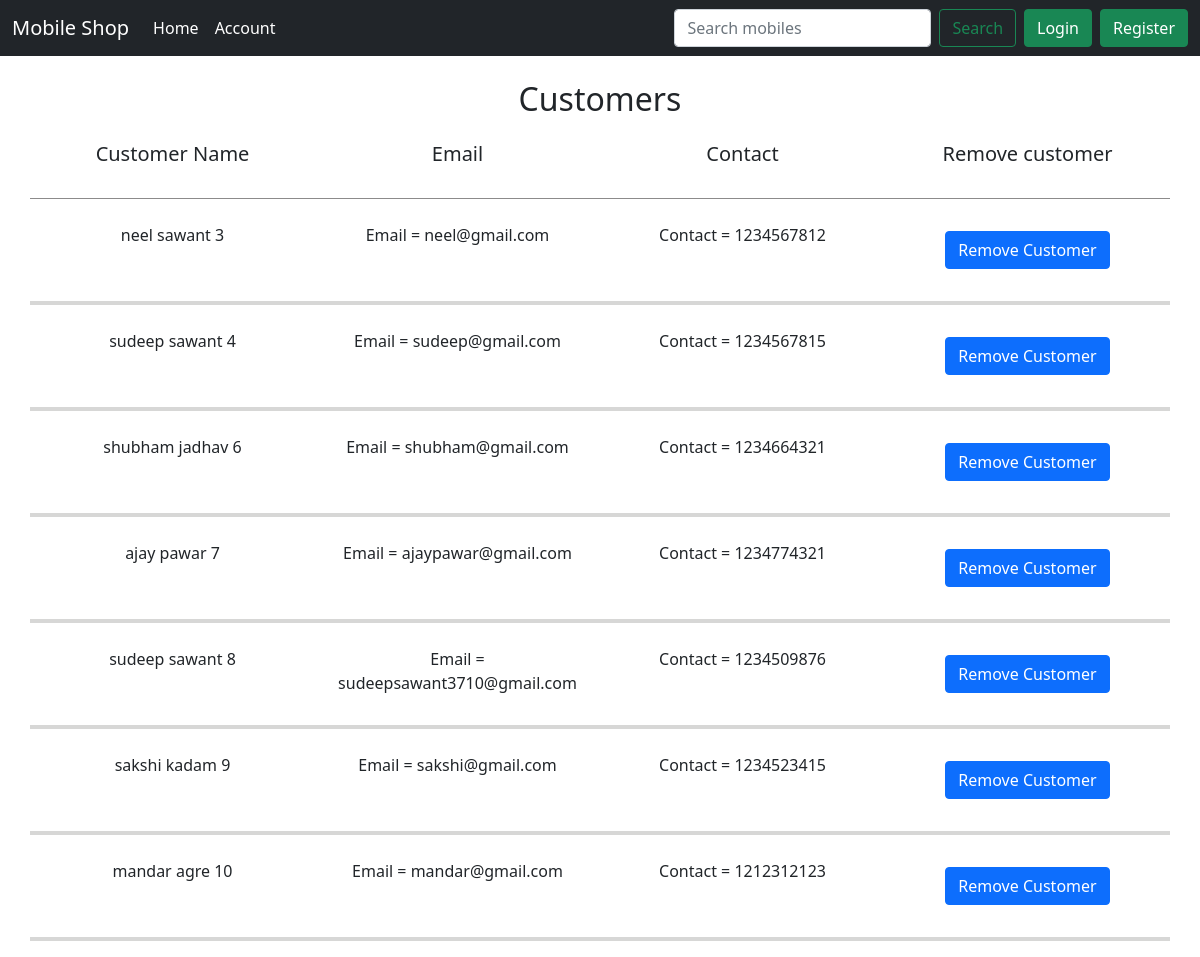
The page /customers/0/ on the database its author committed.
### home/models.py (models this page shows, shortened)
class User(AbstractBaseUser, PermissionsMixin):
    id = models.AutoField(primary_key=True)
    email = models.EmailField(_('email address'), unique=True, max_length=150)
    user_name = models.CharField(max_length=15, unique=True)
    first_name = models.CharField(max_length=150, null=False, blank=False)
    last_name = models.CharField(max_length=150, null=True, blank=True)
    joinedOn = models.DateTimeField(default=timezone.now)
    contact = models.CharField(max_length=10, unique=True)
    is_staff = models.BooleanField(default=False)
    is_active = models.BooleanField(default=True)
    objects = CustomAccountManager()
    USERNAME_FIELD = 'email'
    REQUIRED_FIELDS = ['user_name', 'first_name']

### adminapp/views.py (the view)
# urls.py: path('customers/<int:id>/', views.customers, name='customers'),
def customers(request, **kwargs):
    customers = User.objects.filter(~Q(email='admin@gmail.com')).values()
    address_list=[]
    context = {
        'id':kwargs['id'],
        'customers':customers,
    }
    return render(request, 'adminapp/customers.html', context)

### adminapp/templates/adminapp/customers.html (shortened to what this page needs)
{% extends 'home/layout.html' %}
{% load static %}
{% block content %}
<div class="container my-3">
    <div class="my-4"><center><h2>Customers</h2></center></div>
    <div class="row g-4 text-center ">
        <div class="col-3 text-center">
            <h5>Customer Name</h5>
        </div>
        <div class="col-3 text-center">
            <h5>Email</h5>
        </div>
        <div class="col-3 text-center">
            <h5>Contact </h5>
        </div>
        <div class="col-3 text-center">
            <h5>Remove customer </h5>
        </div>
        <div class="orders-divider"></div>
        {% for customer in customers%}
        <div class="col-3">
            <div>{{customer.first_name}} {{customer.last_name}} {{customer.id}}</div>
        </div>
        <div class="col-3">
            <div>Email = {{customer.email}}</div>
        </div>
        <div class="col-3">
            <div>Contact = {{customer.contact}}</div>
        </div>
        <div class="col-3">
            <form action="{% url 'remove_customer' id %}" method="post">
                <button type="submit" class="btn btn-primary m-2">Remove Customer</button>
            </form>
        </div>
        <div style="height:4px; background-color: rgb(59, 55, 50,0.2);">
        </div>
        {% endfor %}
    </div>
</div>
{% endblock %}

### static/assets/css/style.css (style rules this page uses)
.orders-divider { border-bottom: 1px solid #8c8b8b; size: 40px; }

### rows shown on the page
User: first_name "neel", last_name "sawant", id "3", email "neel@gmail.com", contact "1234567812"
User: first_name "sudeep", last_name "sawant", id "4", email "sudeep@gmail.com", contact "1234567815"
User: first_name "shubham", last_name "jadhav", id "6", email "shubham@gmail.com", contact "1234664321"
User: first_name "ajay", last_name "pawar", id "7", email "ajaypawar@gmail.com", contact "1234774321"
User: first_name "sudeep", last_name "sawant", id "8", email "sudeepsawant3710@gmail.com", contact "1234509876"
User: first_name "sakshi", last_name "kadam", id "9", email "sakshi@gmail.com", contact "1234523415"
User: first_name "mandar", last_name "agre", id "10", email "mandar@gmail.com", contact "1212312123"
